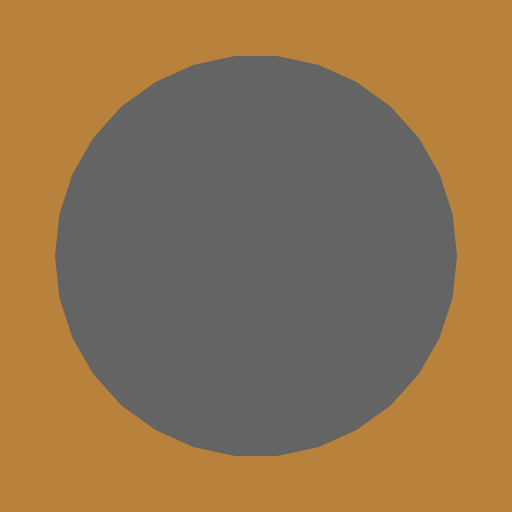
Frame 1 (no input)
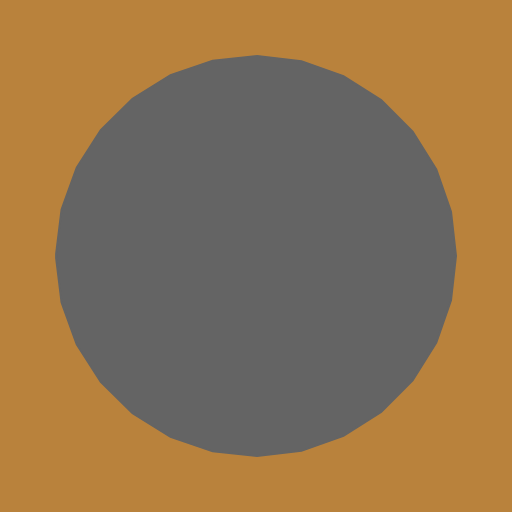
Frame 60 (no input)
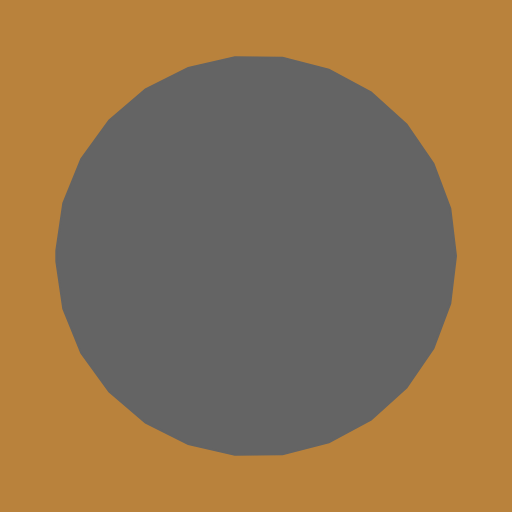
Frame 120 (the mouse pressed at the canvas centre since frame 60)

The p5.js sketch that drew these frames (run headless with seeded random() and noise() and a simulated clock; from frame 60 on, the mouse is pressed at the canvas centre):

// p5.js sketch
// ── sketch.js
const canvas_w = 512;
const canvas_h = 512;

let pts;

const max_pts = 30;
const min_pts = 1;
let delta_pts = -1;
let n_pts = max_pts;

let angle = 0;
const delta_angle = 1;

let morph;

function setup() {
  createCanvas(canvas_w, canvas_h);
  angleMode(DEGREES);

  morph = new Morph();

  morph.pts_a = circle_points(200, n_pts);
  morph.pts_b = circle_points(200, n_pts + delta_pts);
  morph.find_closest();
  morph.morphing = true;

  pts = morph.pts_a;
}


function draw() {
  background(185, 130, 60);

  translate(width / 2, height / 2);
  // rotate(angle);

  if (morph.morphing) {
  	morph.morph();
  	pts = morph.morphed_pts;
  } else {
  	n_pts += delta_pts;

  	if (n_pts >= max_pts || n_pts <= min_pts) {
  		delta_pts *= -1;
  	}

  	morph.pts_a = morph.morphed_end_pts;
  	morph.pts_b = circle_points(200, n_pts + delta_pts);

	  morph.find_closest();
	  morph.morphing = true;

	  pts = morph.pts_a;
  }

  strokeWeight(2);
  stroke(100);
  fill(100);

  beginShape();
  for (pt of pts) {
  	vertex(pt.x, pt.y);
  }
  endShape(CLOSE);

  angle += delta_angle;
}


function circle_points(r, n) {
  if (n == 1) {
    return [createVector(0, 0)];
  }

  n = n || 30;
  const pts = [];
  for (let i = 0; i < n; i++) {
    const angle = map(i, 0, n, 0, 360);

    const x = round(cos(angle) * r, 2);
    const y = round(sin(angle) * r, 2);
    const pt = createVector(x, y);

    pts.push(pt);
  }

  return pts;
}

// ── morph.js
class Morph {
  constructor() {
    this.pts_a = null;
    this.pts_b = null;

    this.morphed_end_pts = [];
    this.morphed_pts = [];

    this.steps = 30;
    this.step = 0;

    this.morphing = false;
  }

  find_closest() {
    const n_pts_a = new Set(this.pts_a).size
    const n_pts_b = new Set(this.pts_b).size

    let outer_pts;
    let inner_pts;

    if (n_pts_a < n_pts_b) {
      outer_pts = this.pts_b
      inner_pts = this.pts_a
    } else {
      outer_pts = this.pts_a
      inner_pts = this.pts_b
    }

    this.morphed_end_pts = Array(this.pts_a.length).fill(this.pts_b[0]);

    for (let i = 0; i < outer_pts.length; i++) {
      const pt1 = outer_pts[i];

      let min_dist = Infinity;
      for (const pt2 of inner_pts) {
        const d = dist(pt1.x, pt1.y, pt2.x, pt2.y);

        if (d < min_dist) {
          min_dist = d;
          if (n_pts_a < n_pts_b) {
            this.morphed_end_pts[i] = pt1;
          } else {
            this.morphed_end_pts[i] = pt2;
          }
        }
      }
    }
  }

  morph() {
    const n_pts = this.pts_a.length;
    this.morphed_pts = Array(n_pts).fill(createVector());

    for (let i = 0; i < n_pts; i++) {
      const pt_a = this.pts_a[i];
      const pt_a_end = this.morphed_end_pts[i];

      const morphed_x = round(map(this.step, 0, this.steps, pt_a.x, pt_a_end.x), 5);
      const morphed_y = round(map(this.step, 0, this.steps, pt_a.y, pt_a_end.y), 5);

      this.morphed_pts[i] = createVector(morphed_x, morphed_y);
    }

    this.step++;

    if (this.step > this.steps) {
      this.morphing = false;
      this.step = 0;
    } else {
      this.morphing = true;
    }
  }
}
